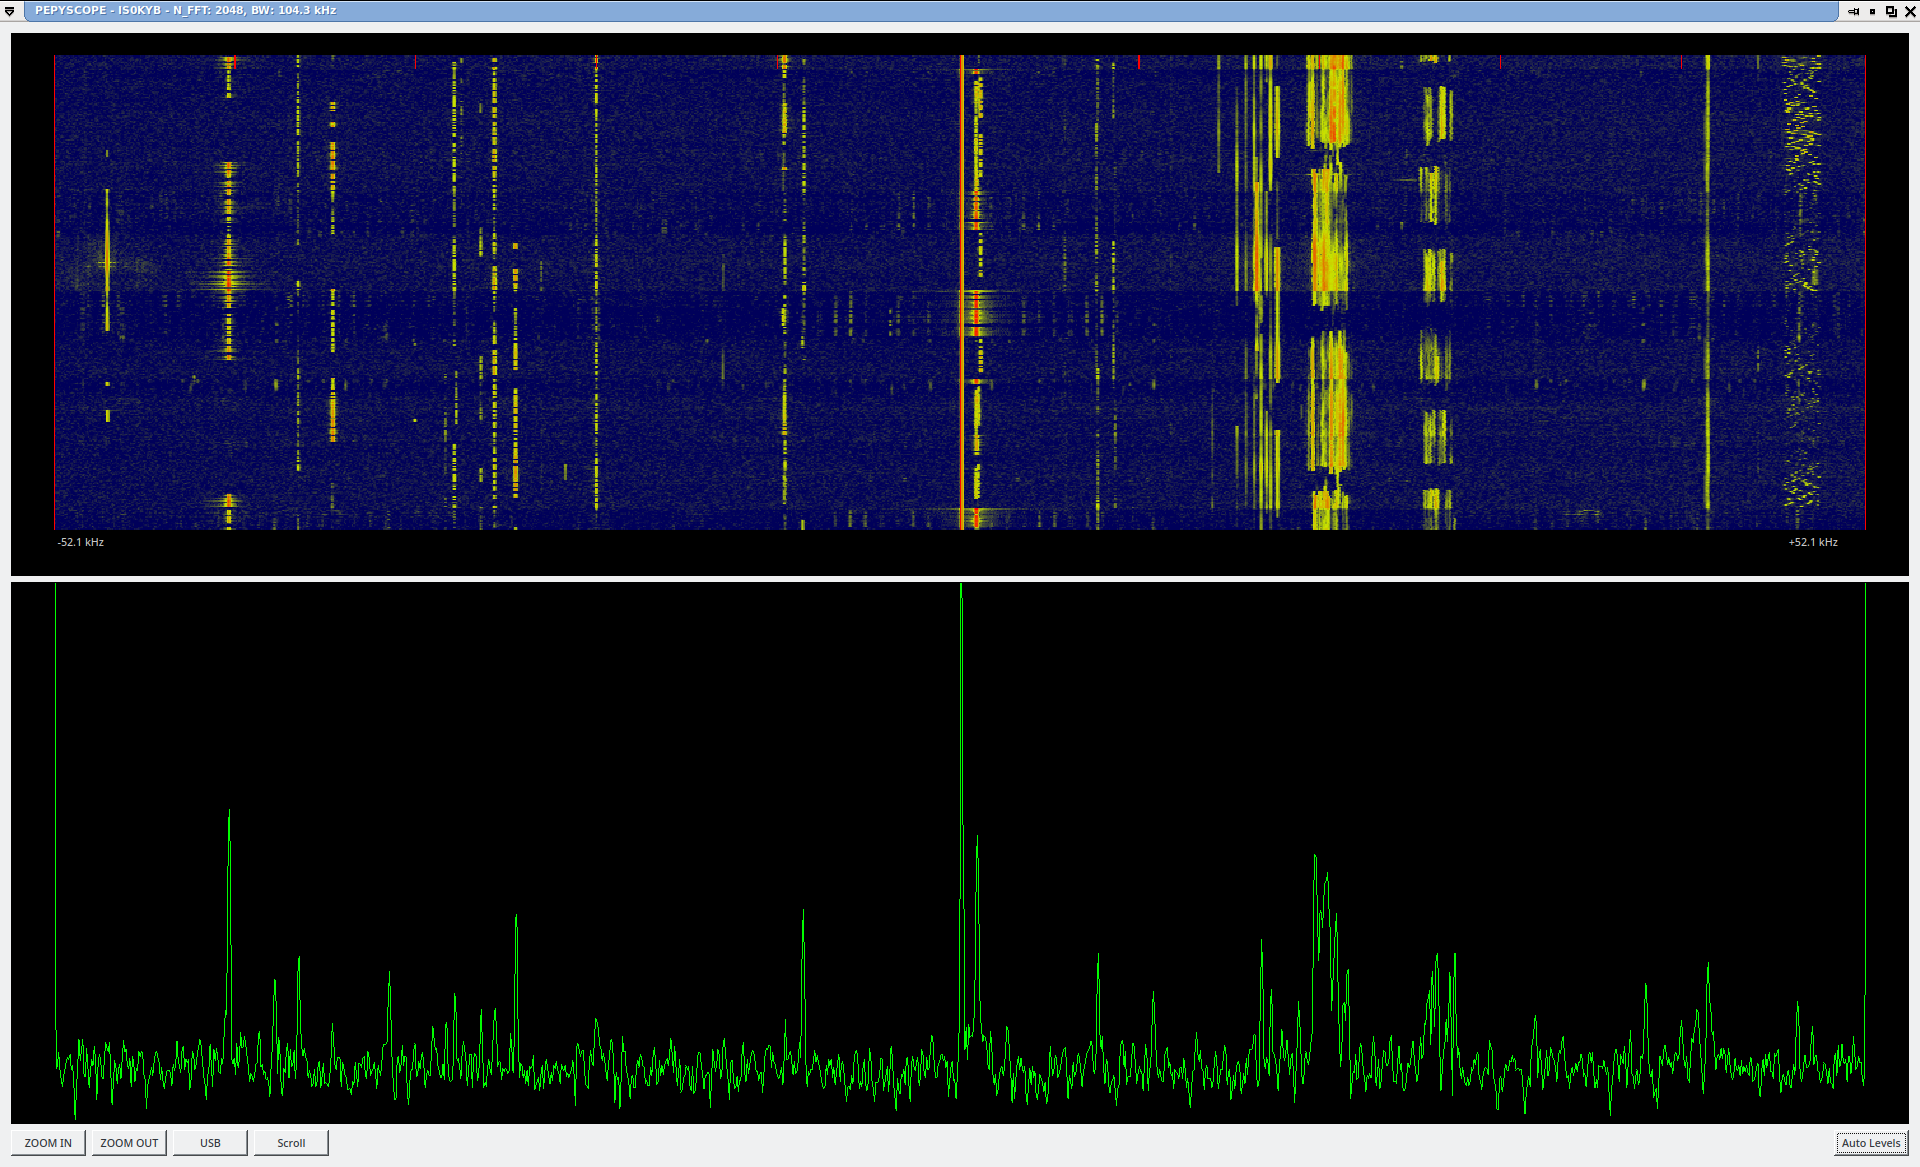

The script that drew this image:
from rtlsdr import *
from time import sleep
import math
import numpy as np
from scipy.signal import welch, decimate
import pyqtgraph as pg
import pyaudio
from PyQt4 import QtCore, QtGui

FS = 1.0e6 # Sampling Frequency of the RTL-SDR card (in Hz) # DON'T GO TOO LOW, QUALITY ISSUES ARISE
F_SDR = 8.8315e6 # center frequency in Hz # THIS IS FOR OLD KENWOOD RADIOS LIKE THE TS-180S (WIDE BAND IF OUTPUT)
N_AVG = 32 # averaging over how many spectra

class RTLSDR():
    def __init__(self, FS, F_SDR, signal):
        self.signal = signal
        self.sdr = RtlSdr()
        # configure device
        self.sdr.set_direct_sampling(2)
        self.sdr.sample_rate = FS
        self.sdr.center_freq = F_SDR

    def read(self):
        samples = self.sdr.read_samples(N_AVG*w.N_FFT)
        self.signal.emit(np.flip(samples)) # IQ inversion to correct low-high frequencies

    def close(self):
        self.sdr.close()
    
    def changef(self, F_SDR):
        self.sdr.center_freq = F_SDR


class SpectrogramWidget(pg.PlotWidget):
    read_collected = QtCore.pyqtSignal(np.ndarray)
    def __init__(self):
        super(SpectrogramWidget, self).__init__()

        self.init_ui()
        self.qt_connections()
        self.waterfall = pg.ImageItem()
        self.spectrum = pg.PlotItem()
        self.plotwidget1.addItem(self.waterfall)
    
        self.N_FFT = 2048 # FFT bins
        self.N_WIN = 1024  # How many pixels to show from the FFT (around the center)
        self.fft_ratio = 2.

        self.mode = 0 # USB=0, LSB=1: defaults to USB
        self.scroll = -1
        
        self.minlev = 220
        self.maxlev = 140

        self.init_image()

        # RED-GREEN Colormap
        pos = np.array([0., 0.5, 1.])
        color = np.array([[0,0,0,255], [0,255,0,255], [255,0,0,255]], dtype=np.ubyte)

        # MATRIX Colormap
        pos = np.array([0., 1.])
        color = np.array([[0,0,0,255], [0,255,0,255]], dtype=np.ubyte)

        # BLUE-YELLOW-RED Colormap
        pos = np.array([0.,                 0.4,              1.])
        color = np.array([[0,0,90,255], [200,2020,0,255], [255,0,0,255]], dtype=np.ubyte)

        cmap = pg.ColorMap(pos, color)
        pg.colormap
        lut = cmap.getLookupTable(0.0, 1.0, 256)

        # set colormap
        self.waterfall.setLookupTable(lut)
        self.waterfall.setLevels([self.minlev, self.maxlev])

        # setup the correct scaling for x-axis
        self.bw_hz = FS/float(self.N_FFT) * float(self.N_WIN)/1.e6/self.fft_ratio
        self.waterfall.scale(self.bw_hz,1)
        self.setLabel('bottom', 'Frequency', units='kHz')
        
        self.text_leftlim = pg.TextItem("-%.1f kHz"%(self.bw_hz*self.N_WIN/2.))
        self.text_leftlim.setParentItem(self.waterfall)
        self.plotwidget1.addItem(self.text_leftlim)
        self.text_leftlim.setPos(0, 0)

        self.text_rightlim = pg.TextItem("+%.1f kHz"%(self.bw_hz*self.N_WIN/2.))
        self.text_rightlim.setParentItem(self.waterfall)
        self.plotwidget1.addItem(self.text_rightlim)
        self.text_rightlim.setPos(self.bw_hz*(self.N_WIN-64), 0)

        self.plotwidget1.hideAxis("left")
        self.plotwidget1.hideAxis("bottom")

        self.hideAxis("top")
        self.hideAxis("bottom")
        self.hideAxis("left")
        self.hideAxis("right")

        self.win.show()

    def init_image(self):
        self.img_array = 250*np.ones((self.N_WIN, self.N_WIN))
        # Plot the grid
        for x in [0, self.N_WIN/2, self.N_WIN-1]:
            if x==0 or x==self.N_WIN-1:
                self.img_array[:,x] = 0
            else:
                self.img_array[:,x] = 0


    def init_ui(self):
        self.win = QtGui.QWidget()
        self.win.setWindowTitle('PEPYSCOPE - IS0KYB')
        
        vbox = QtGui.QVBoxLayout()
        #self.setLayout(vbox)

        self.plotwidget1 = pg.PlotWidget()
        vbox.addWidget(self.plotwidget1)

        hbox = QtGui.QHBoxLayout()

        self.zoominbutton = QtGui.QPushButton("ZOOM IN")
        self.zoomoutbutton = QtGui.QPushButton("ZOOM OUT")
        self.modechange = QtGui.QPushButton("USB")
        self.invertscroll = QtGui.QPushButton("Scroll")
        self.autolevel = QtGui.QPushButton("Auto Levels")

        hbox.addWidget(self.zoominbutton)
        hbox.addWidget(self.zoomoutbutton)
        hbox.addWidget(self.modechange)
        hbox.addWidget(self.invertscroll)
        hbox.addStretch()

        hbox.addWidget(self.autolevel)

        #vbox.addStretch()
        vbox.addLayout(hbox)
        self.win.setLayout(vbox)

        self.win.setGeometry(10, 10, 1024, 512)
        self.win.show()

    def qt_connections(self):
        self.zoominbutton.clicked.connect(self.on_zoominbutton_clicked)
        self.zoomoutbutton.clicked.connect(self.on_zoomoutbutton_clicked)
        self.modechange.clicked.connect(self.on_modechange_clicked)
        self.invertscroll.clicked.connect(self.on_invertscroll_clicked)
        self.autolevel.clicked.connect(self.on_autolevel_clicked)

    def on_modechange_clicked(self):
        if self.mode == 0:
            self.modechange.setText("LSB")
        elif self.mode == 1:
            self.modechange.setText("USB")
        self.mode += 1
        if self.mode>1:
            self.mode = 0


    def on_autolevel_clicked(self):
        self.minlev = np.percentile(self.img_array, 95)-20
        self.maxlev = np.percentile(self.img_array, 5)-80
        print self.minlev, self.maxlev
        self.waterfall.setLevels([self.minlev, self.maxlev])


    def on_invertscroll_clicked(self):
        self.scroll *= -1
        self.init_image()

    def on_zoominbutton_clicked(self):
        if self.fft_ratio<128:
            self.fft_ratio *= 2
        #self.waterfall.scale(0.5,1)

    
    def on_zoomoutbutton_clicked(self):
        if self.fft_ratio>1:
            self.fft_ratio /= 2
        #self.waterfall.scale(2.0,1)
 

    def zoomfft(self, x, ratio = 1):
        f_demod = 1.
        t_total = (1/FS) * self.N_FFT * N_AVG
        t = np.arange(0, t_total, 1 / FS)
        lo = 2**.5 * np.exp(-2j*np.pi*f_demod * t) # local oscillator
        x_mix = x*lo
        
        power2 = int(np.log2(ratio))
        for mult in range(power2):
            x_mix = decimate(x_mix, 2) # mix and decimate

        return x_mix 
    

    def update(self, chunk):
        self.bw_hz = FS/float(self.N_FFT) * float(self.N_WIN)
        self.win.setWindowTitle('PEPYSCOPE - IS0KYB - N_FFT: %d, BW: %.1f kHz' % (self.N_FFT, self.bw_hz/1000./self.fft_ratio))

        if self.fft_ratio>1:
            chunk = self.zoomfft(chunk, self.fft_ratio)

        sample_freq, spec = welch(chunk, FS, window="hamming", nperseg=self.N_FFT,  nfft=self.N_FFT)
        spec = np.roll(spec, self.N_FFT/2, 0)[self.N_FFT/2-self.N_WIN/2:self.N_FFT/2+self.N_WIN/2]
        
        # get magnitude 
        psd = abs(spec)
        # convert to dB scale
        psd = -20 * np.log10(psd)

        # Plot the grid
        for x in [0, self.N_WIN/2, self.N_WIN-1]:
            psd[x] = 0            

        # roll down one and replace leading edge with new data
        self.img_array[-1:] = psd
        self.img_array = np.roll(self.img_array, -1*self.scroll, 0)

        for i, x in enumerate(range(0, self.N_WIN-1, ((self.N_WIN)/10))):
            if i!=5 and i!=10:
                if self.scroll>0:
                    for y in range(5,15):
                        self.img_array[y,x] = 0
                elif self.scroll<0:
                    for y in range(-10,-2):
                        self.img_array[y,x] = 0


        self.waterfall.setImage(self.img_array.T, autoLevels=False, opacity = 1.0, autoDownsample=True)

        self.text_leftlim.setPos(0, 0)
        self.text_leftlim.setText(text="-%.1f kHz"%(self.bw_hz/2000./self.fft_ratio))
        #self.text_rightlim.setPos(self.bw_hz*1000, 0)
        self.text_rightlim.setText(text="+%.1f kHz"%(self.bw_hz/2000./self.fft_ratio))



def update_mode():
    global old_mode
    global rtl
    if w.mode!=old_mode:
        sign = (w.mode-old_mode)
        sign /= math.fabs(sign)
        if sign<0:
            sign = 0
        rtl.changef(F_SDR-sign*3000)
        old_mode = w.mode
        return rtl

if __name__ == '__main__':
    old_mode = 0
    app = QtGui.QApplication([])
    w = SpectrogramWidget()
    w.read_collected.connect(w.update)

    rtl = RTLSDR(FS, F_SDR, w.read_collected)

    t = QtCore.QTimer()
    t.timeout.connect(update_mode)
    t.timeout.connect(rtl.read)
    t.start(10) # max theoretical refresh rate 100 fps

    app.exec_()
    rtl.close()
